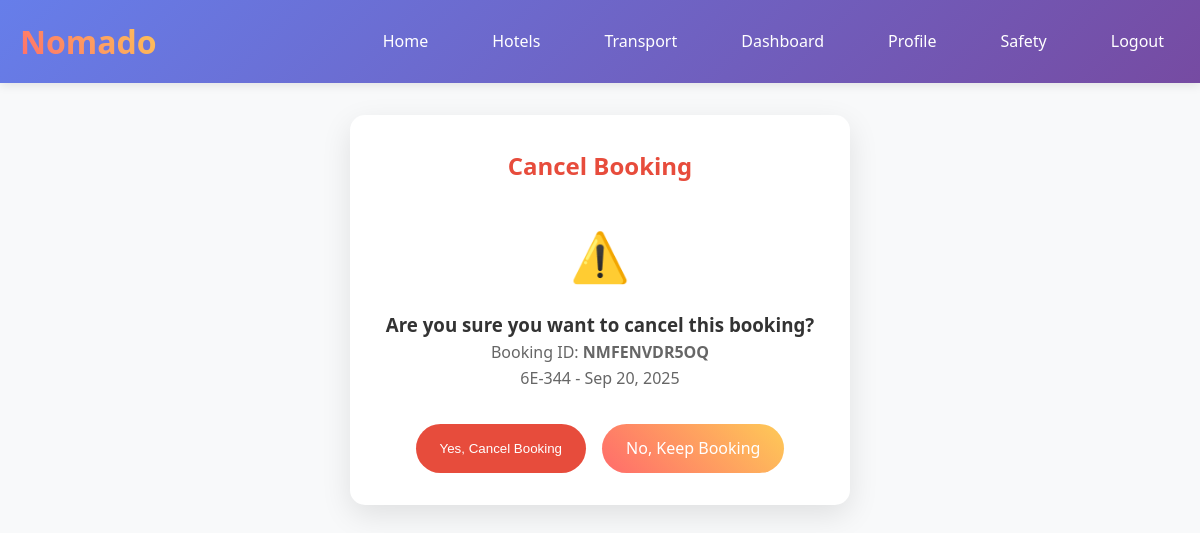
Screenshot of /transport/cancel/NMFENVDR5OQ/ (signed in) with the database file from the repository.
### transportation/models.py (models this page shows, shortened)
class TransportBooking(models.Model):
    BOOKING_STATUS = [
        ('PENDING', 'Pending'),
        ('CONFIRMED', 'Confirmed'),
        ('CANCELLED', 'Cancelled'),
        ('COMPLETED', 'Completed'),
        ('NO_SHOW', 'No Show')
    ]
    CLASS_TYPE = [
        ('ECONOMY', 'Economy'),
        ('PREMIUM', 'Premium'),
        ('BUSINESS', 'Business'),
        ('FIRST', 'First Class')
    ]
    user = models.ForeignKey(User, on_delete=models.CASCADE)
    route = models.ForeignKey(Route, on_delete=models.CASCADE)
    travel_date = models.DateField()
    passengers = models.IntegerField(default=1, validators=[MinValueValidator(1)])
    class_type = models.CharField(max_length=10, choices=CLASS_TYPE, default='ECONOMY')
    passenger_names = models.TextField()  # JSON format for multiple passengers
    passenger_ages = models.TextField()   # JSON format for ages
    passenger_genders = models.TextField() # JSON format for genders
    price_per_ticket = models.DecimalField(max_digits=8, decimal_places=2)
    total_amount = models.DecimalField(max_digits=10, decimal_places=2, editable=False)
    contact_name = models.CharField(max_length=200)
    contact_phone = models.CharField(max_length=17)
    contact_email = models.EmailField()
    booking_status = models.CharField(max_length=20, choices=BOOKING_STATUS, default='PENDING')
    booking_id = models.CharField(max_length=20, unique=True, editable=False)
    seat_numbers = models.TextField(blank=True)  # Assigned seat numbers
    created_at = models.DateTimeField(auto_now_add=True)
    updated_at = models.DateTimeField(auto_now=True)
    class Meta:
        ordering = ['-created_at']

class Route(models.Model):
    TRANSPORT_TYPE = [
        ('FLIGHT', 'Flight'),
        ('TRAIN', 'Train'),
        ('BUS', 'Bus')
    ]
    transport_type = models.CharField(max_length=10, choices=TRANSPORT_TYPE)
    operator_name = models.CharField(max_length=200)
    route_number = models.CharField(max_length=50)  # Flight number, train number, bus number
    source_city = models.CharField(max_length=100)
    source_station = models.CharField(max_length=200)  # Airport, railway station, bus station
    destination_city = models.CharField(max_length=100)
    destination_station = models.CharField(max_length=200)
    departure_time = models.TimeField()
    arrival_time = models.TimeField()
    duration_hours = models.IntegerField()
    duration_minutes = models.IntegerField()
    monday = models.BooleanField(default=True)
    tuesday = models.BooleanField(default=True)
    wednesday = models.BooleanField(default=True)
    thursday = models.BooleanField(default=True)
    friday = models.BooleanField(default=True)
    saturday = models.BooleanField(default=True)
    sunday = models.BooleanField(default=True)
    base_price = models.DecimalField(max_digits=8, decimal_places=2)
    total_seats = models.IntegerField()
    available_seats = models.IntegerField()
    ac_available = models.BooleanField(default=False)
    sleeper_available = models.BooleanField(default=False)
    wifi_available = models.BooleanField(default=False)
    food_service = models.BooleanField(default=False)
    is_active = models.BooleanField(default=True)
    created_at = models.DateTimeField(auto_now_add=True)
    class Meta:
        ordering = ['departure_time', 'base_price']

### transportation/views.py (the view, shortened to what this page needs)
# urls.py: path('cancel/<str:booking_id>/', views.cancel_transport_booking_view, name='cancel_transport_booking'),
@login_required
def cancel_transport_booking_view(request, booking_id):
    booking = get_object_or_404(TransportBooking, booking_id=booking_id, user=request.user)
    if booking.booking_status not in ['PENDING', 'CONFIRMED']:
        messages.error(request, 'This booking cannot be cancelled.')
        return redirect('my_transport_bookings')
    context = {
        'booking': booking,
    }
    return render(request, 'transportation/cancel_booking.html', context)

### templates/transportation/cancel_booking.html (shortened to what this page needs)
{% extends 'base.html' %}
{% block content %}
<div class="card" style="max-width: 500px; margin: 2rem auto;">
    <h2 style="color: #e74c3c; margin-bottom: 2rem; text-align: center;">Cancel Booking</h2>
    <div style="text-align: center; margin-bottom: 2rem;">
        <div style="font-size: 3rem; margin-bottom: 1rem;">⚠️</div>
        <h3>Are you sure you want to cancel this booking?</h3>
        <p style="color: #666;">Booking ID: <strong>{{ booking.booking_id }}</strong></p>
        <p style="color: #666;">{{ booking.route.route_number }} - {{ booking.travel_date|date:"M d, Y" }}</p>
    </div>
    <form method="post">
        <div style="display: flex; gap: 1rem; justify-content: center;">
            <button type="submit" class="btn" style="background: #e74c3c;">Yes, Cancel Booking</button>
            <a href="{% url 'my_transport_bookings' %}" class="btn btn-secondary">No, Keep Booking</a>
        </div>
    </form>
</div>
{% endblock %}

### templates/base.html (style rules this page uses)
* { margin: 0; padding: 0; box-sizing: border-box; }
body { font-family: 'Segoe UI', Tahoma, Geneva, Verdana, sans-serif; line-height: 1.6; background-color: #f8f9fa; color: #333; }
.btn { padding: 12px 24px; background: linear-gradient(45deg, #667eea, #764ba2); color: white; border: none; border-radius: 25px; cursor: pointer; text-decoration: none; display: inline-block; transition: all 0.3s ease; font-weight: 500; }
.btn-secondary { background: linear-gradient(45deg, #ff6b6b, #feca57); }
.card { background: white; border-radius: 15px; padding: 2rem; margin: 1rem 0; box-shadow: 0 10px 30px rgba(0,0,0,0.1); transition: transform 0.3s ease; }

### rows the page displays
TransportBooking: booking_id "NMFENVDR5OQ", route.route_number "6E-344", travel_date "Sep 20, 2025"
